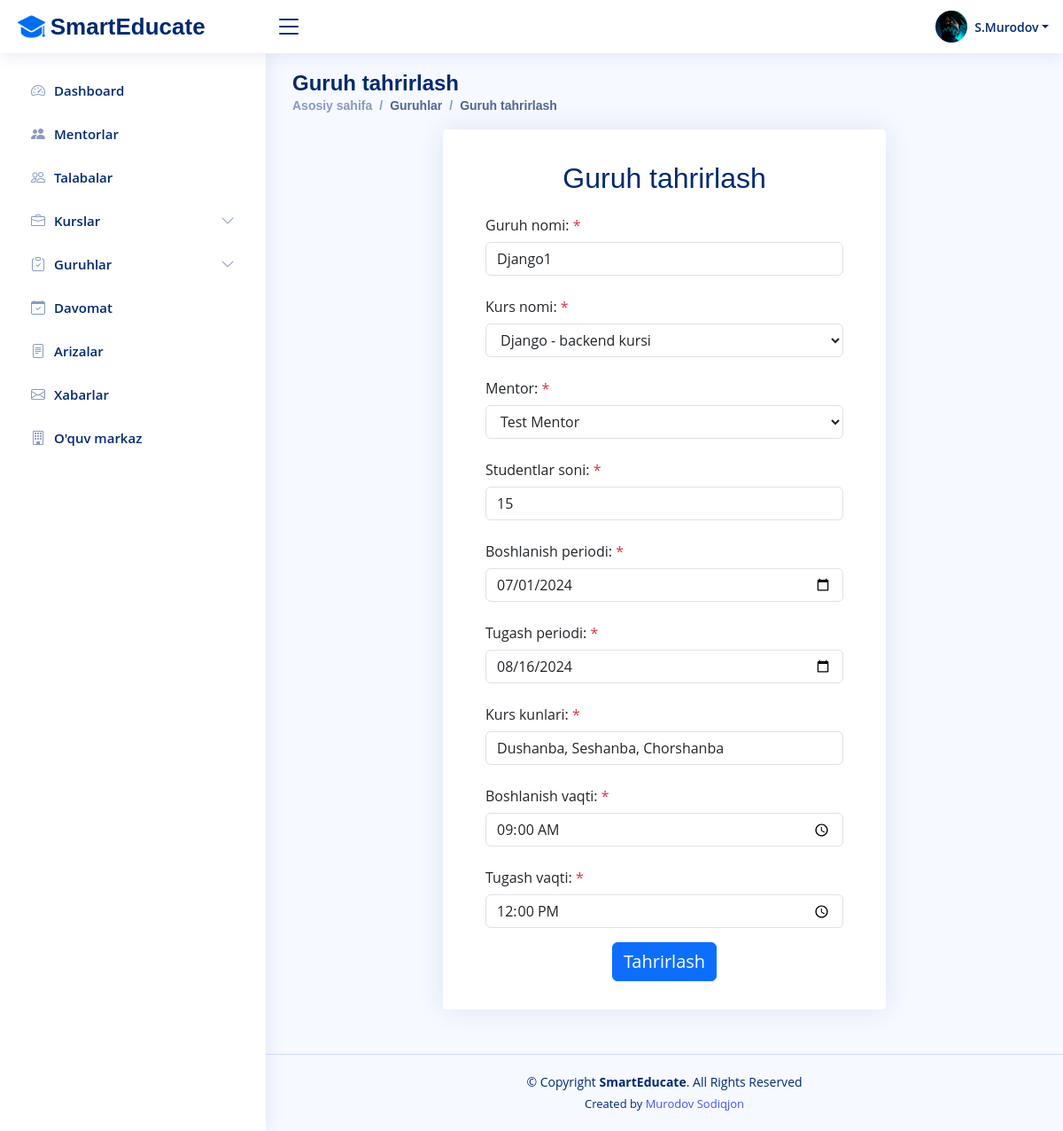
The page /groups/group-edit/1 (signed in) on the database its author committed.
### management/models.py (models this page shows, shortened)
class CompanyInfo(models.Model):
    name = models.CharField(max_length=70)
    address = models.CharField(max_length=100)
    phone = models.CharField(max_length=14)
    email = models.EmailField(max_length=255)
    start_day = models.CharField(max_length=4, choices=DAYS_CHOICES, blank=True, null=True)
    end_day = models.CharField(max_length=4, choices=DAYS_CHOICES, blank=True, null=True)
    start_time = models.TimeField()
    end_time = models.TimeField()

class CourseGroup(models.Model):
    course_id = models.ForeignKey(Course, on_delete=models.CASCADE)
    mentor_id = models.ForeignKey(Profile, on_delete=models.CASCADE)
    name = models.CharField(max_length=50, unique=True)
    lang = models.CharField(max_length=30, default="O'zbek")
    start_period = models.DateField()
    end_period = models.DateField()
    students = models.IntegerField()
    study_days = models.CharField(max_length=255)
    start_time = models.TimeField()
    end_time = models.TimeField()
    created_at = models.DateTimeField(auto_now_add=True)
    updated_at = models.DateTimeField(auto_now=True)

### accounts/models.py (models this page shows)
class Profile(models.Model):
    user_id = models.OneToOneField(User, on_delete=models.CASCADE)
    first_name = models.CharField(max_length=100)
    last_name = models.CharField(max_length=100)
    role = models.ForeignKey(Group, on_delete=models.PROTECT, default=1)
    email = models.EmailField(max_length=255)
    image = models.ImageField(upload_to='images', blank=True, null=True)
    birthday = models.DateField()
    gender = models.CharField(max_length=5, choices=ATTENDANCE_GENDER_CHOICES)
    phone = models.CharField(max_length=14)
    about = models.TextField(blank=True, null=True)
    facebook_link = models.CharField(max_length=255, blank=True, null=True)
    telegram_link = models.CharField(max_length=255, blank=True, null=True)
    instagram_link = models.CharField(max_length=255, blank=True, null=True)
    twitter_link = models.CharField(max_length=255, blank=True, null=True)
    def __str__(self):
        return f'{self.last_name} {self.first_name}'

### management/views.py (the view)
# urls.py: path('groups/group-edit/<int:pk>', GroupEditView.as_view(), name='group-edit'),
class GroupEditView(LoginRequiredMixin, GetData, UpdateView):
    model = CourseGroup
    form_class = GroupAddForm
    success_url = reverse_lazy('groups')
    template_name = 'management/group-edit.html'

### management/models.py (called while the page is built)
    def __str__(self):
        return f'{self.name}'

### management/views.py (called while the page is built)
    def get_profile(self):
        return Profile.objects.get(user_id=self.request.user.id)

    def get_company_info(self):
        return CompanyInfo.objects.get(pk=1)

### templates/management/group-edit.html (shortened to what this page needs)
{% extends "base.html" %}
{% block content %}
<div class="pagetitle">
    <h1>Guruh tahrirlash</h1>
    <nav>
        <ol class="breadcrumb">
            <li class="breadcrumb-item"><a href="{% url 'home_page' %}">Asosiy sahifa</a></li>
            <li class="breadcrumb-item active">Guruhlar</li>
            <li class="breadcrumb-item active">Guruh tahrirlash</li>
        </ol>
    </nav>
</div>
<div class="d-flex justify-content-center">
    <div class="card py-3" style="width: 500px">
        <div class="mb-3 mx-5">
            <form method="post">
                <h2 class="text-center card-title fs-2 mb-0">Guruh tahrirlash</h2>
                <div class="row mb-3">
                    <label for="{{ form.name.id_for_label }}"
                           class="col-form-label">Guruh nomi: <span class="text-danger">*</span></label>
                    <div>
                        {{ form.name }}
                    </div>
                </div>
                <div class="row mb-3">
                    <label for="{{ form.course_id.id_for_label }}" class="col-form-label">Kurs nomi: <span class="text-danger">*</span></label>
                    <div>
                        {{ form.course_id }}
                    </div>
                </div>
                <div class="row mb-3">
                    <label for="{{ form.mentor_id.id_for_label }}" class="col-form-label">Mentor: <span class="text-danger">*</span></label>
                    <div>
                        {{ form.mentor_id }}
                    </div>
                </div>
                <div class="row mb-3">
                    <label for="{{ form.students.id_for_label }}" class="col-form-label">Studentlar soni: <span class="text-danger">*</span></label>
                    <div>
                        {{ form.students }}
                    </div>
                </div>
                <div class="row mb-3">
                    <label for="{{ form.start_period.id_for_label }}" class="col-form-label">Boshlanish periodi: <span class="text-danger">*</span></label>
                    <div>
                        {{ form.start_period }}
                    </div>
                </div>
                <div class="row mb-3">
                    <label for="{{ form.end_period.id_for_label }}" class="col-form-label">Tugash periodi: <span class="text-danger">*</span></label>
                    <div>
                        {{ form.end_period }}
                    </div>
                </div>
                <div class="row mb-3">
                    <label for="{{ form.end_period.id_for_label }}" class="col-form-label">Kurs kunlari: <span class="text-danger">*</span></label>
                    <div>
                        {{ form.study_days }}
                    </div>
                </div>
                <div class="row mb-3">
                    <label for="{{ form.end_period.id_for_label }}" class="col-form-label">Boshlanish vaqti: <span class="text-danger">*</span></label>
                    <div>
                        {{ form.start_time }}
                    </div>
                </div>
                <div class="row mb-3">
                    <label for="{{ form.end_period.id_for_label }}" class="col-form-label">Tugash vaqti: <span class="text-danger">*</span></label>
                    <div>
                        {{ form.end_time }}
                    </div>
                </div>
                <div class="text-center">
                    <button type="submit" class="btn btn-primary fs-5 w-70">Tahrirlash</button>
                </div>
            </form>
        </div>
    </div>
</div>
{% endblock content %}

### templates/includes/header.html (shortened to what this page needs)
{% load static %}
<header id="header" class="header fixed-top d-flex align-items-center">
    <div class="d-flex align-items-center justify-content-between">
        <a href="{% url 'home_page' %}" class="logo d-flex align-items-center">
            <img src="{% static 'img/logo/logo.png' %}" alt="logo">
            {% if view.get_profile %}
            <span class="d-none d-lg-block">{{ view.get_company_info.name }}</span>
            {% else %}
            <span class="d-none d-lg-block">{{ get_company_info.name }}</span>
            {% endif %}
        </a>
        <i class="bi bi-list toggle-sidebar-btn"></i>
    </div>
    <nav class="header-nav ms-auto">
        <ul class="d-flex align-items-center">
            <li class="nav-item dropdown pe-3">
                <a class="nav-link nav-profile d-flex align-items-center pe-0" href="#" data-bs-toggle="dropdown">
                    {% if view.get_profile.image %}
                        <img src="{{ view.get_profile.image.url }}" alt="Profile" class="rounded-circle" width="36px" height="36px">
                    {% elif get_profile.image %}
                        <img src="{{ get_profile.image.url }}" alt="Profile" class="rounded-circle" width="36px" height="36px">
                    {% else %}
                        <img src="{% static 'img/user.png' %}" alt="Profile" class="rounded-circle">
                    {% endif %}
                    {% if view.get_profile %}
                    <span class="d-none d-md-block dropdown-toggle ps-2">{{ view.get_profile.first_name|capfirst|make_list|first }}.{{ view.get_profile.last_name|capfirst }}</span>
                    {% else %}
                    <span class="d-none d-md-block dropdown-toggle ps-2">{{ get_username|capfirst }}</span>
                    {% endif %}
                </a>
            </li>
        </ul>
    </nav>
</header>

### templates/includes/footer.html (shortened to what this page needs)
{% load static %}
<footer id="footer" class="footer">
    <div class="copyright">
        &copy; Copyright <strong><span>{{ view.get_company_info.name }}</span></strong>. All Rights Reserved
    </div>
    <div class="credits">
        Created by <a href="https://www.instagram.com/sodiqjan_murodov/">Murodov Sodiqjon</a>
    </div>
</footer>

### static/css/style.css (style rules this page uses)
:root { scroll-behavior: smooth; }
body { font-family: "Open Sans", sans-serif; background: #f6f9ff; color: #444444; user-select: none; -webkit-user-select: none; -moz-user-select: none; -ms-user-select: none; }
a { color: #4154f1; text-decoration: none; }
h1, h2, h3, h4, h5, h6 { font-family: "Nunito", sans-serif; }
.pagetitle { margin-bottom: 10px; }
.pagetitle h1 { font-size: 24px; margin-bottom: 0; font-weight: 600; color: #012970; }
.card { margin-bottom: 30px; border: none; border-radius: 5px; box-shadow: 0px 0 30px rgba(1, 41, 112, 0.1); }
.card-title { padding: 20px 0 15px 0; font-size: 18px; font-weight: 500; color: #012970; font-family: "Poppins", sans-serif; }
.breadcrumb { font-size: 14px; font-family: "Nunito", sans-serif; color: #899bbd; font-weight: 600; }
.breadcrumb a { color: #899bbd; transition: 0.3s; }
.breadcrumb .breadcrumb-item::before { color: #899bbd; }
.breadcrumb .active { color: #51678f; font-weight: 600; }
.logo { line-height: 1; }
@media (min-width: 1200px) { .logo { width: 280px; } }
.logo img { max-height: 26px; margin-right: 6px; }
.logo span { font-size: 26px; font-weight: 700; color: #012970; font-family: "Nunito", sans-serif; }
.header { transition: all 0.5s; z-index: 997; height: 60px; box-shadow: 0px 2px 20px rgba(1, 41, 112, 0.1); background-color: #fff; padding-left: 20px; }
.header .toggle-sidebar-btn { font-size: 32px; padding-left: 10px; cursor: pointer; color: #012970; }
.header-nav ul { list-style: none; }
.header-nav>ul { margin: 0; padding: 0; }
.header-nav .nav-profile { color: #012970; }
.header-nav .nav-profile img { max-height: 36px; }
.header-nav .nav-profile span { font-size: 14px; font-weight: 600; }
@media (min-width: 1200px) { #main, #footer { margin-left: 300px; } }
.select-arrow { appearance: menulist; !important }
.footer { padding: 20px 0; font-size: 14px; transition: all 0.3s; border-top: 1px solid #cddfff; }
.footer .copyright { text-align: center; color: #012970; }
.footer .credits { padding-top: 5px; text-align: center; font-size: 13px; color: #012970; }

### rows shown on the page
CompanyInfo: get_company_info.name "SmartEducate"
CourseGroup: name "Django1", course_id "Django - backend kursi", mentor_id "Test Mentor", students "15", start_period "07/01/2024", end_period "08/16/2024", study_days "Dushanba, Seshanba, Chorshanba", start_time "09:00:00", end_time "12:00:00"

### other values the page prints
{{ view.get_profile.first_name|capfirst|make_list|first }} "S"
{{ view.get_profile.last_name|capfirst }} "Murodov"
